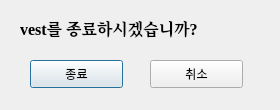
<?xml version="1.0" encoding="UTF-8"?>
<ui version="4.0">
 <class>exit_dialog</class>
 <widget class="QDialog" name="exit_dialog">
  <property name="geometry">
   <rect>
    <x>0</x>
    <y>0</y>
    <width>280</width>
    <height>110</height>
   </rect>
  </property>
  <property name="windowTitle">
   <string>Dialog</string>
  </property>
  <widget class="QLabel" name="program_name">
   <property name="geometry">
    <rect>
     <x>20</x>
     <y>15</y>
     <width>251</width>
     <height>25</height>
    </rect>
   </property>
   <property name="font">
    <font>
     <family>Georgia</family>
     <pointsize>12</pointsize>
     <weight>75</weight>
     <bold>true</bold>
    </font>
   </property>
   <property name="text">
    <string>vest를 종료하시겠습니까?</string>
   </property>
  </widget>
  <widget class="QPushButton" name="exit_btn">
   <property name="geometry">
    <rect>
     <x>30</x>
     <y>60</y>
     <width>93</width>
     <height>28</height>
    </rect>
   </property>
   <property name="text">
    <string>종료</string>
   </property>
  </widget>
  <widget class="QPushButton" name="cancel_btn">
   <property name="geometry">
    <rect>
     <x>150</x>
     <y>60</y>
     <width>93</width>
     <height>28</height>
    </rect>
   </property>
   <property name="text">
    <string>취소</string>
   </property>
  </widget>
 </widget>
 <resources/>
 <connections/>
</ui>
